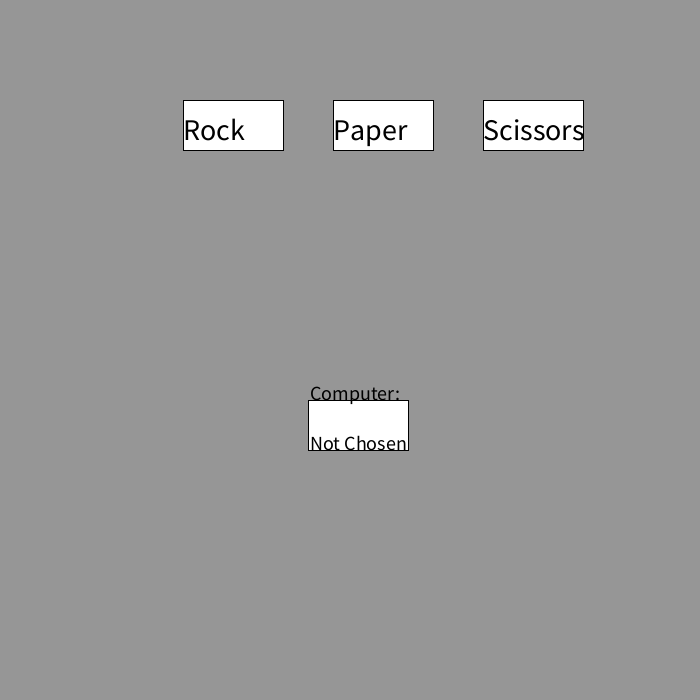
Frame 1 (no input)
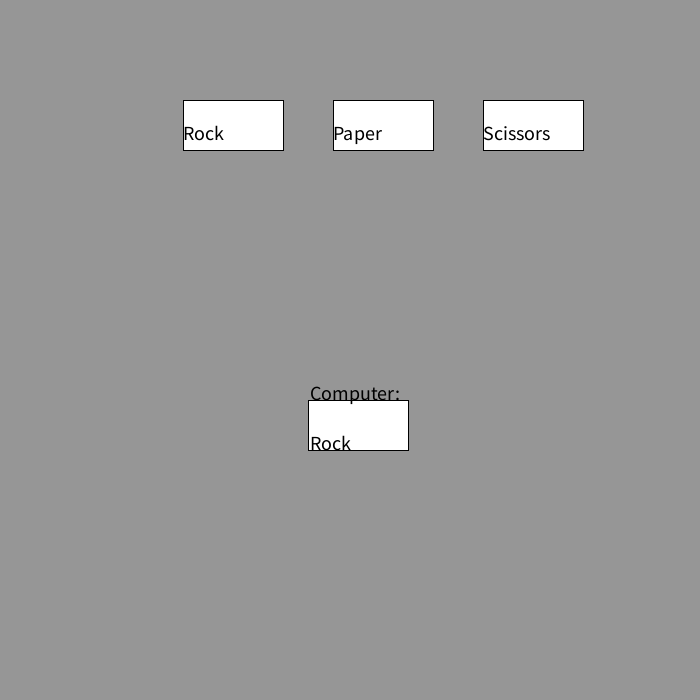
Frame 60 (the mouse pressed at the canvas centre just before this capture)
Frame 120 (the mouse held since frame 60 and released just before this capture): identical to frame 60, image omitted

The Processing sketch that drew these frames (run headless with seeded random() and noise(); from frame 60 on, the mouse is pressed at the canvas centre):

// Processing sketch: Rock_Paper_Scissors
// ── Rock_Paper_Scissors.pde
String userChoice = "Not Chosen";
int rand; 
String computerChoice = "Not Chosen";
void setup() {
  size(700,700);
  textSize(30);
}
void draw() {
  background (150);
  
  fill(255);
  if (userChoice == "Rock") {
    fill(50, 170,200);
  }
  
  rect(width / 3 - 50, 100, 100, 50);
  fill(255);
  
    if (userChoice == "Paper") {
    fill(255, 170,200);
    }  
    
    rect(width / 3 + 100, 100, 100, 50);
    fill(255);
    
        if (userChoice == "Scissors") {
    fill(150, 255,75);
        }
   
      rect(width / 3 + 250, 100, 100, 50);
      fill(0);
      
      text("Rock", width / 3 - 50, 140);
      text("Paper", width / 3 + 100, 140);
      text("Scissors", width / 3 + 250, 140);
      println(userChoice);
     fill(255);
     textSize(20);
 rect(width / 3 + 75, 400, 100, 50);
 
 fill(0);
text("Computer:", 310, 400);
text(computerChoice, 310, 450);
                   
   if (rand == 0) {
computerChoice = "Rock";
  } else if (rand == 1) {
    computerChoice = "Paper";
  } else if (rand == 2) {
    computerChoice = "Scissors";
}

if (userChoice == "Paper" &&
computerChoice == "Scissors") {
  text("YOU LOSE", 310, 350);
}

if (userChoice == "Paper" &&
computerChoice == "Rock") {
  text("YOU WIN", 310, 350);
}

if (userChoice == "Paper" &&
computerChoice == "Paper") {
  text("YOU TIE", 310, 350);
}

if (userChoice == "Rock" &&
computerChoice == "Paper") {
  text("YOU LOSE", 310, 350);
}

if (userChoice == "Rock" &&
computerChoice == "Scissors") {
  text("YOU WIN", 310, 350);
}

if (userChoice == "Rock" &&
computerChoice == "Rock") {
  text("YOU TIE", 310, 350);
}

if (userChoice == "Scissors" &&
computerChoice == "Rock") {
  text("YOU LOSE", 310, 350);
}

if (userChoice == "Scissors" &&
computerChoice == "Paper") {
  text("YOU WIN", 310, 350);
}

if (userChoice == "Scissors" &&
computerChoice == "Scissors") {
  text("YOU TIE", 310, 350);
}
}
void mousePressed() {

  if (mouseX > width / 3 - 50 &&
  mouseX < width / 3 + 50 && 
  mouseY > 100 && mouseY < 150) {
  userChoice = "Rock";
  rand = (int) random(3);
  }

 if (mouseX > width / 3 + 100 &&
  mouseX < width / 3 + 200 && 
  mouseY > 100 && mouseY < 150) { 
    userChoice = "Paper";
rand = (int) random(3);
  }
  
 if (mouseX > width / 3 + 250 &&
  mouseX < width / 3 + 350 && 
  mouseY > 100 && mouseY < 150) { 
    userChoice = "Scissors";
  rand = (int) random(3);
}
}
